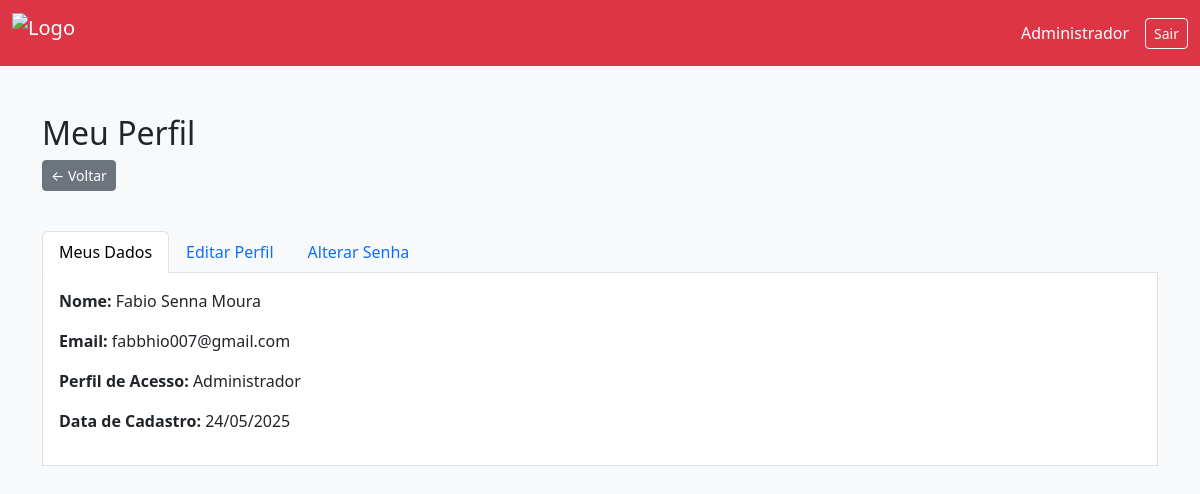
/meu_perfil/ (signed in), run on the app's committed database.
### apps/usuarios/models.py (models this page shows)
class Usuario(AbstractUser):
    perfil_acesso = models.CharField(max_length=20, choices=[
        ('Administrador', 'Administrador'),
        ('Frentista', 'Frentista'),
        ('Contador', 'Contador')
    ])

### apps/usuarios/views/views_perfil.py (the view)
# urls.py: path('meu_perfil/', views_perfil.perfil_usuario, name='perfil_usuario'),
@login_required(login_url='login_parkcontrol')
def perfil_usuario(request):
    return render(request, 'perfil/perfil_usuario.html')

### apps/usuarios/templates/perfil/perfil_usuario.html (shortened to what this page needs)
{% load static %}
<!DOCTYPE html>
<html lang="pt-br">
<head>
    <link href="https://cdn.jsdelivr.net/npm/bootstrap@5.3.3/dist/css/bootstrap.min.css" rel="stylesheet">
</head>
<body class="bg-light">
<nav class="navbar navbar-expand-lg navbar-dark bg-danger">
    <div class="container-fluid">
        <a class="navbar-brand d-flex align-items-center" href="{% url 'dashboard_administrador' %}">
            <img src="{% static 'images/logo-branca.png' %}" alt="Logo" class="me-2" style="height: 40px;">
        </a>
        <div class="d-flex align-items-center">
            <span class="text-white me-3 d-flex align-items-center">
                 {{ request.user.perfil_acesso }}
            </span>
            <a class="btn btn-outline-light btn-sm" href="{% url 'logout_parkcontrol' %}">Sair</a>
        </div>
    </div>
</nav>
<div class="container mt-5">
    <h2>Meu Perfil</h2>
    <a href="javascript:history.back()" class="btn btn-secondary btn-sm mb-3">
        ← Voltar
    </a>
    <ul class="nav nav-tabs mt-4" id="perfilTabs" role="tablist">
        <li class="nav-item" role="presentation">
            <button class="nav-link active" id="dados-tab" data-bs-toggle="tab" data-bs-target="#dados" type="button" role="tab">Meus Dados</button>
        </li>
        <li class="nav-item" role="presentation">
            <button class="nav-link" id="editar-tab" data-bs-toggle="tab" data-bs-target="#editar" type="button" role="tab">Editar Perfil</button>
        </li>
        <li class="nav-item" role="presentation">
            <button class="nav-link" id="senha-tab" data-bs-toggle="tab" data-bs-target="#senha" type="button" role="tab">Alterar Senha</button>
        </li>
    </ul>
    <div class="tab-content p-3 border border-top-0 bg-white" id="perfilTabsContent">
        <div class="tab-pane fade show active" id="dados" role="tabpanel">
            <p><strong>Nome:</strong> {{ request.user.first_name }}</p>
            <p><strong>Email:</strong> {{ request.user.email }}</p>
            <p><strong>Perfil de Acesso:</strong> {{ request.user.perfil_acesso }}</p>
            <p><strong>Data de Cadastro:</strong> {{ request.user.date_joined|date:"d/m/Y" }}</p>
        </div>
    </div>
</div>
</body>
</html>

### data on the page
Usuario: user.perfil_acesso "Administrador", user.first_name "Fabio Senna Moura", user.email "fabbhio007@gmail.com", user.date_joined "24/05/2025"
